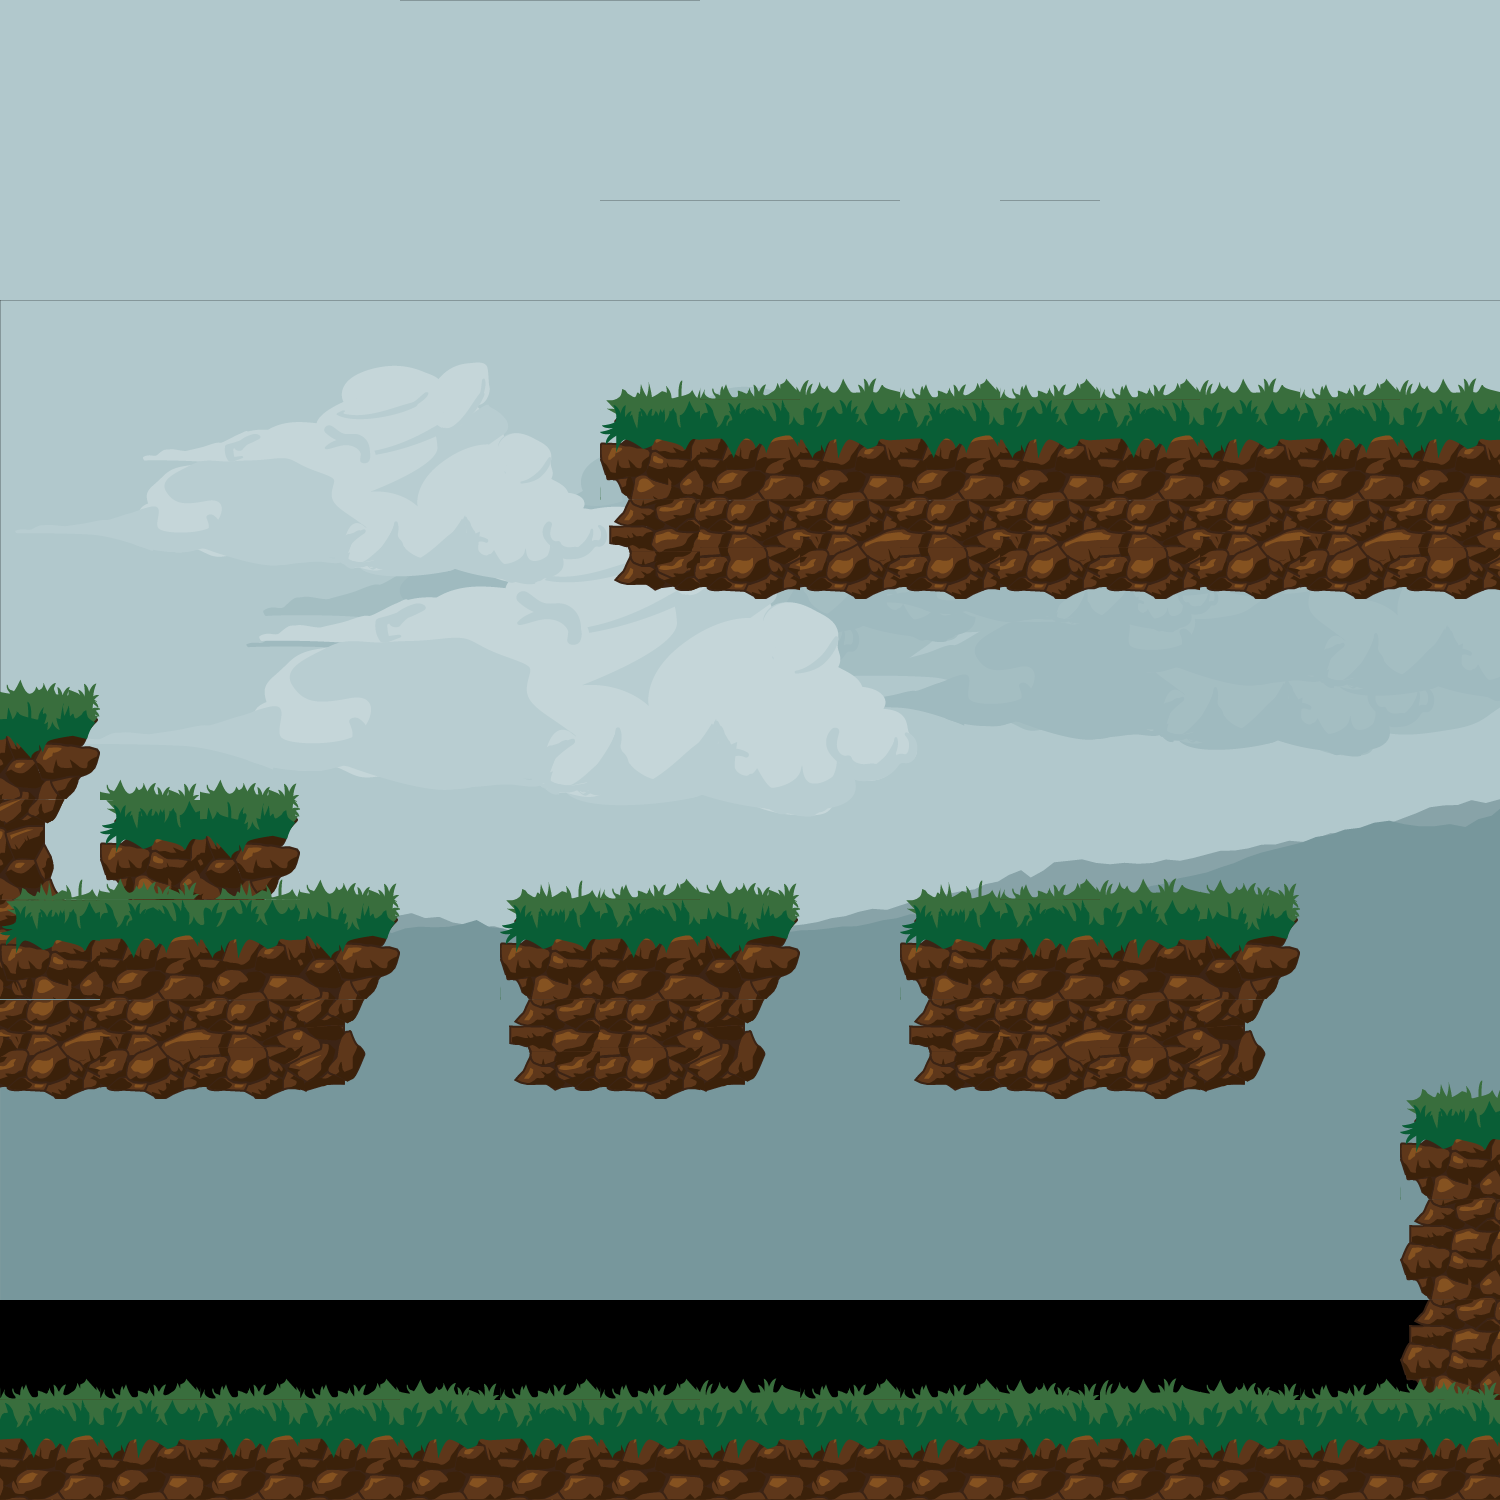

Tiled map render using the project's own tile images. Description and the map definition, with tile-layer contents summarised, below:
An orthogonal 15x15 tile map with 100x100 px tiles, 2 tile layers (bg, Level), 6 tilesets and 31 objects.

<map version="1.0" orientation="orthogonal" renderorder="right-down" width="15" height="15" tilewidth="100" tileheight="100" nextobjectid="44">
 <tileset firstgid="1" name="Tiles" tilewidth="100" tileheight="100">
  <image source="../images/Tiles.png" width="600" height="400" />
 </tileset>
 <tileset firstgid="25" name="gamebg" tilewidth="100" tileheight="100">
  <image source="../images/Background.png" width="2001" height="1001" />
 </tileset>
 <tileset firstgid="225" name="MouseSprite" tilewidth="160" tileheight="160">
  <image source="../images/sprites/MouseSprite.png" width="660" height="640" />
 </tileset>
 <tileset firstgid="241" name="coin" tilewidth="60" tileheight="60">
  <image source="../images/coin.png" width="60" height="62" />
 </tileset>
 <tileset firstgid="242" name="sign" tilewidth="160" tileheight="160">
  <image source="../images/sign.png" width="206" height="177" />
 </tileset>
 <tileset firstgid="243" name="player" tilewidth="1051" tileheight="840">
  <tile id="0">
   <image width="1051" height="840" source="../images/sprites/FoxSprite.png" />
  </tile>
 </tileset>
 <layer name="bg" width="15" height="15">
  <data>[225 cells, 195 non-empty, 153 distinct tile ids]</data>
 </layer>
 <layer name="Level" width="15" height="15">
  <data>[225 cells, 97 non-empty, 19 distinct tile ids]</data>
 </layer>
 <objectgroup name="Enemies">
  <object id="5" gid="225" x="436" y="1388" width="160" height="160" />
  <object id="6" gid="225" x="892" y="1388" width="160" height="160" />
  <object id="7" gid="225" x="892" y="392" width="160" height="160" />
  <object id="8" gid="225" x="-640" y="1492" width="160" height="160" />
 </objectgroup>
 <objectgroup name="Collectables">
  <object id="10" gid="241" x="1076" y="822" width="60" height="60" />
  <object id="11" gid="241" x="972" y="796" width="60" height="60" />
  <object id="12" gid="241" x="862" y="772" width="60" height="60" />
  <object id="13" gid="241" x="742" y="788" width="60" height="60" />
  <object id="14" gid="241" x="660" y="818" width="60" height="60" />
  <object id="15" gid="241" x="548" y="816" width="60" height="60" />
  <object id="16" gid="241" x="422" y="792" width="60" height="60" />
  <object id="17" gid="241" x="282" y="772" width="60" height="60" />
  <object id="18" gid="241" x="620" y="354" width="60" height="60" />
  <object id="19" gid="241" x="730" y="348" width="60" height="60" />
  <object id="20" gid="241" x="924" y="356" width="60" height="60" />
  <object id="21" gid="241" x="1042" y="356" width="60" height="60" />
  <object id="22" gid="241" x="1118" y="348" width="60" height="60" />
  <object id="23" gid="241" x="562" y="1342" width="60" height="60" />
  <object id="24" gid="241" x="488" y="1338" width="60" height="60" />
  <object id="25" gid="241" x="386" y="1326" width="60" height="60" />
  <object id="26" gid="241" x="924" y="1352" width="60" height="60" />
  <object id="27" gid="241" x="994" y="1360" width="60" height="60" />
  <object id="28" gid="241" x="840" y="1350" width="60" height="60" />
  <object id="29" gid="241" x="1376" y="1064" width="60" height="60" />
  <object id="30" gid="241" x="68" y="664" width="60" height="60" />
  <object id="31" gid="241" x="80" y="574" width="60" height="60" />
  <object id="32" gid="241" x="80" y="490" width="60" height="60" />
  <object id="33" gid="241" x="454" y="1752" width="60" height="60" />
  <object id="34" gid="241" x="444" y="702" width="60" height="60" />
 </objectgroup>
 <objectgroup name="Doors">
  <object id="40" gid="242" x="1232" y="403" width="160" height="160" />
 </objectgroup>
 <objectgroup name="Player">
  <object id="42" gid="243" x="56" y="1349" width="201" height="202" />
 </objectgroup>
</map>